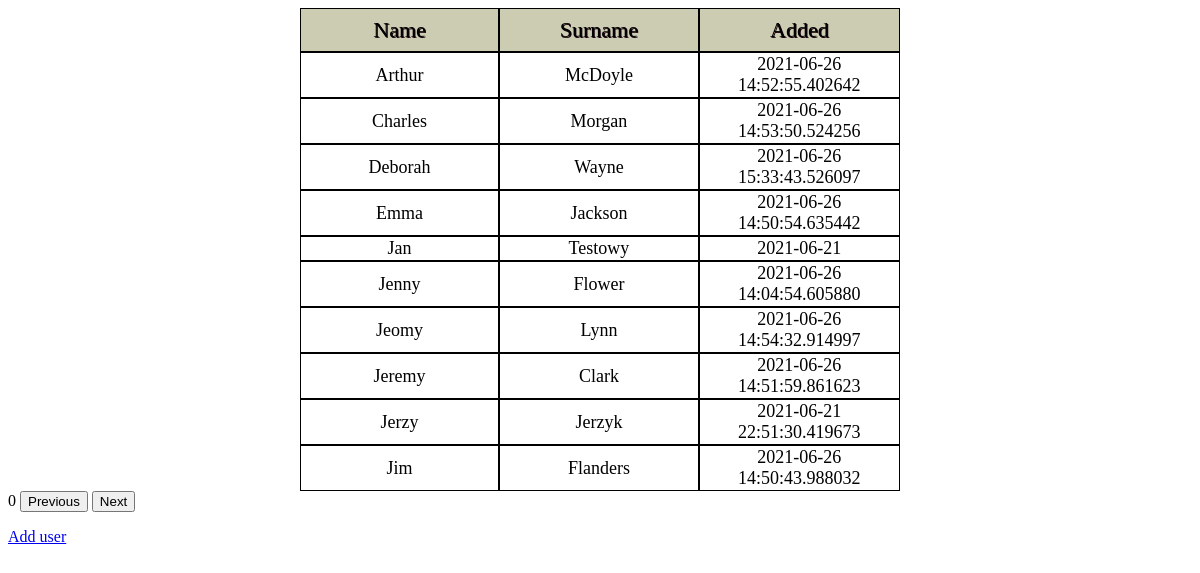
Page /page=0 on the earlier database version.
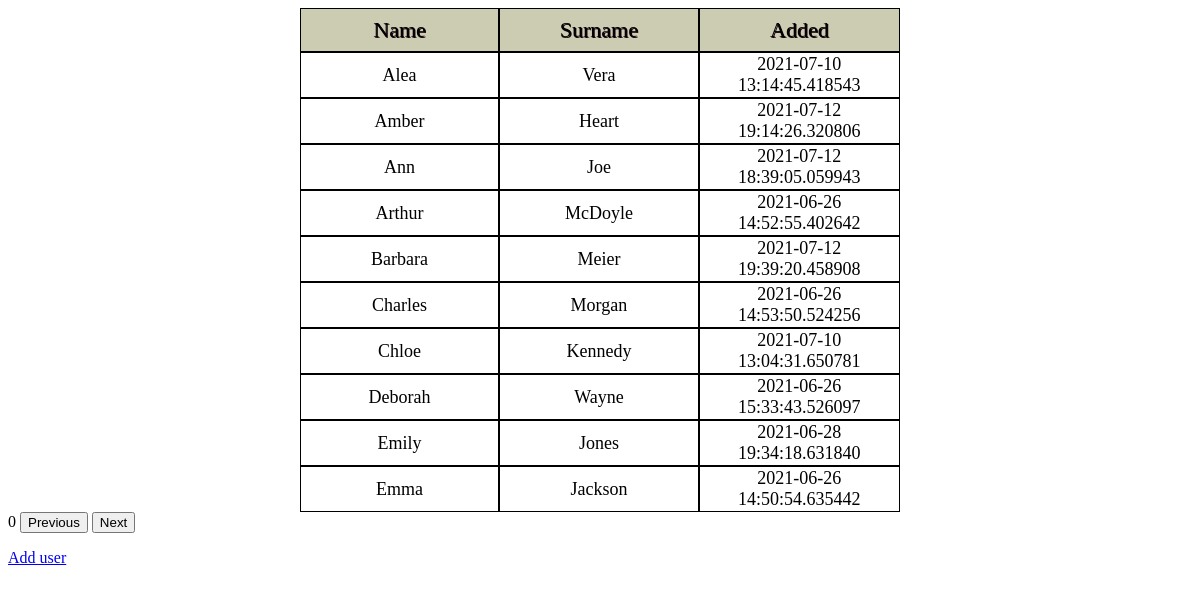
Same page on the later database version.
### tables this page shows
CREATE TABLE users (
  id INTEGER PRIMARY KEY AUTOINCREMENT,
  name TEXT UNIQUE NOT NULL,
  surname TEXT UNIQUE NOT NULL,
  data_dodania datetime NOT NULL
);

### main.py (the view)
@app.route('/page=<page>', methods=['GET', 'POST'])
def users_pages(page):
    users_per_page = 10
    start_at = int(page) * users_per_page
    db = get_db()
    kursor = db.execute('SELECT * FROM users ORDER BY name ASC LIMIT %s OFFSET %s;' % (users_per_page, start_at))
    users = kursor.fetchall()  # fetchall zwraca dane w formie listy
    return render_template('user.html', users=users, page=page)

### main.py (called while the page is built)
def get_db():
    if not g.get('db'):  # jezeli brak połączenia to je tworzymy
        conn = sqlite3.connect(app.config['DATABASE'])
        conn.row_factory = sqlite3.Row
        g.db = conn  # zapisujemy połączenie w kontekście aplikacji
    return g.db  # zwracamy połączenie z bazą

### templates/user.html (shortened to what this page needs)
<!DOCTYPE html>
<html lang="en">
<head>
    <link rel= "stylesheet" type= "text/css" href= "{{ url_for('static',filename='style.css') }}">
</head>
<body>
    <table class="user-table">
    <tr>
        <td class="first-row">Name</td>
        <td class="first-row">Surname</td>
        <td class="first-row">Added</td>
    </tr>
        {% for user in users %}
            <tr>
                 <td> {{user.name}}</td>
                <td>  {{user.surname}}</td>
                <td>{{user.data_dodania}}</td>
            </tr>
            {% endfor %}
        </table>
    {% if page %}
           {{ page}}
        {% endif %}
    <button onclick="window.location.href='{{ url_for( 'users') }}';">Previous</button>
    <button onclick="window.location.href='{{ url_for( 'users_pages', page=0) }}';">Next</button>
    <p><a href="{{url_for('index')}}">Add user</a></p>
</body>
</html>

Differences in the rows shown:
no longer on this page (row unchanged): users: name "Jan", surname "Testowy", data_dodania "2021-06-21"
no longer on this page (row unchanged): users: name "Jenny", surname "Flower", data_dodania "2021-06-26 14:04:54.605880"
no longer on this page (row unchanged): users: name "Jeomy", surname "Lynn", data_dodania "2021-06-26 14:54:32.914997"
no longer on this page (row unchanged): users: name "Jeremy", surname "Clark", data_dodania "2021-06-26 14:51:59.861623"
no longer on this page (row unchanged): users: name "Jerzy", surname "Jerzyk", data_dodania "2021-06-21 22:51:30.419673"
no longer on this page (row unchanged): users: name "Jim", surname "Flanders", data_dodania "2021-06-26 14:50:43.988032"
added users: name "Alea", surname "Vera", data_dodania "2021-07-10 13:14:45.418543"
added users: name "Amber", surname "Heart", data_dodania "2021-07-12 19:14:26.320806"
added users: name "Ann", surname "Joe", data_dodania "2021-07-12 18:39:05.059943"
added users: name "Barbara", surname "Meier", data_dodania "2021-07-12 19:39:20.458908"
added users: name "Chloe", surname "Kennedy", data_dodania "2021-07-10 13:04:31.650781"
added users: name "Emily", surname "Jones", data_dodania "2021-06-28 19:34:18.631840"
